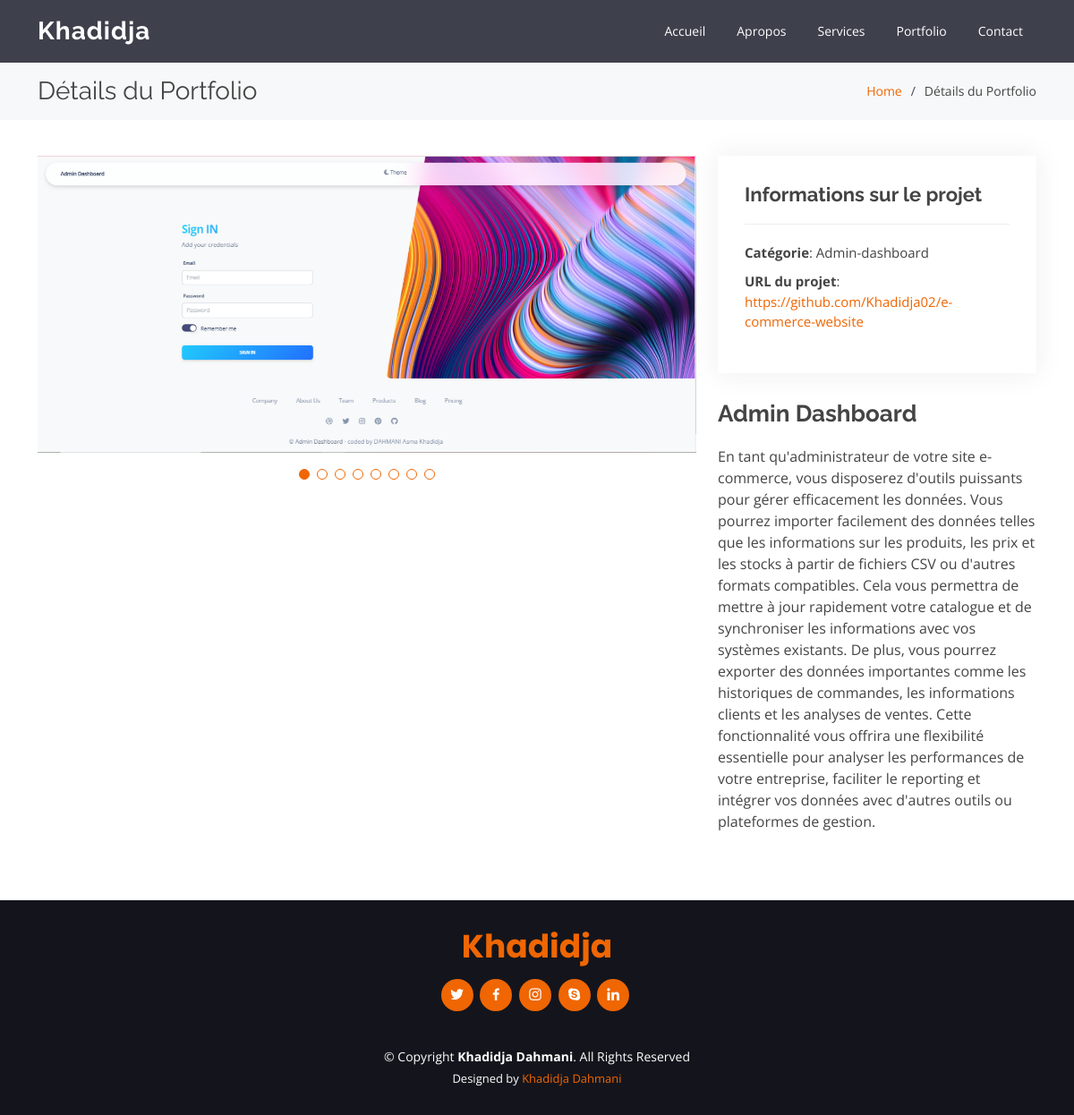
Page /portfolio/2/ on the committed database.
### webpages/models.py (models this page shows, shortened)
class AboutMe(models.Model):
    first_name = models.CharField(max_length=250)
    last_name = models.CharField(max_length=250)
    profession = models.CharField(max_length=500)
    github = models.URLField(max_length=300)
    email = models.EmailField(max_length=254)
    phone_number = models.CharField(max_length=100)
    description = models.TextField(blank=True, null=True)

class ProjectImage(models.Model):
    image = models.ImageField(upload_to='project_pictures/',storage=OverwriteStorage())

class Portfolio(models.Model):  # Corrected the class name here
    project_title = models.CharField(max_length=250)
    project_description = models.TextField(blank=True, null=True)
    project_first_image = models.ImageField(upload_to='project_pictures/',storage=OverwriteStorage(), blank=True, null=True)
    project_image = models.ManyToManyField('ProjectImage', blank=True)
    category = models.CharField(max_length=100)
    project_url = models.URLField(max_length=300)

### webpages/views.py (the view)
# urls.py: path('portfolio/<int:pk>/', portfolio_detail_view, name='portfolio_detail'),  # Portfolio detail
def portfolio_detail_view(request, pk):
    project = get_object_or_404(Portfolio, pk=pk)
    about_me_info = get_object_or_404(AboutMe)
    context = {
        'project': project,
        'first_name': about_me_info.first_name,
        'last_name': about_me_info.last_name,
        'profession': about_me_info.profession,
        'email': about_me_info.email,
        'phone_number': about_me_info.phone_number,
        'github': about_me_info.github,
        'description': about_me_info.description,
    }
    return render(request, 'portfolio-details.html', context)

### webpages/templates/portfolio-details.html (shortened to what this page needs)
{% load static %}
<!DOCTYPE html>
<html lang="en">
<head>
  <link href="{% static 'assets/vendor/animate.css/animate.min.css' %}" type="text/css" rel="stylesheet">
  <link href="{% static 'assets/vendor/aos/aos.css' %}" type="text/css" rel="stylesheet">
  <link href="{% static 'assets/vendor/bootstrap/css/bootstrap.min.css' %}" type="text/css" rel="stylesheet">
  <link href="{% static 'assets/vendor/bootstrap-icons/bootstrap-icons.css' %}" type="text/css" rel="stylesheet">
  <link href="{% static 'assets/vendor/boxicons/css/boxicons.min.css' %}"type="text/css" rel="stylesheet" >
  <link href="{% static 'assets/vendor/glightbox/css/glightbox.min.css' %}" type="text/css" rel="stylesheet">
  <link href="{% static 'assets/vendor/remixicon/remixicon.css' %}"type="text/css" rel="stylesheet">
  <link href="{% static 'assets/vendor/swiper/swiper-bundle.min.css' %}"type="text/css" rel="stylesheet">
  <link href="{% static 'assets/css/style.css' %}"  rel="stylesheet">
</head>
<body>
  <header id="header" class="fixed-top d-flex align-items-center ">
    <div class="container d-flex align-items-center justify-content-between">
      <div class="logo">
        <h1><a href="/">{{first_name}}</a></h1>
      </div>
      <nav id="navbar" class="navbar">
        <ul>
          <li><a class="nav-link scrollto " href="/">Accueil</a></li>
          <li><a class="nav-link scrollto" href="/#about">Apropos</a></li>
          <li><a class="nav-link scrollto" href="/#services">Services</a></li>
          <li><a class="nav-link scrollto " href="/#portfolio">Portfolio</a></li>
          <li><a class="nav-link scrollto" href="/#contact">Contact</a></li>
        </ul>
      </nav>
    </div>
  </header>
  <main id="main">
    <section id="breadcrumbs" class="breadcrumbs">
      <div class="container">
        <div class="d-flex justify-content-between align-items-center">
          <h2>Détails du Portfolio</h2>
          <ol>
            <li><a href="/">Home</a></li>
            <li>Détails du Portfolio</li>
          </ol>
        </div>
      </div>
    </section>
    <section id="portfolio-details" class="portfolio-details">
      <div class="container">
        <div class="row gy-4">
          <div class="col-lg-8">
            <div class="portfolio-details-slider swiper">
              <div class="swiper-wrapper align-items-center">
                {% for image in project.project_image.all %}
                <div class="swiper-slide">
                  <img src="{{ image.image.url }}" alt="">
                </div>
                {% endfor %}
              </div>
              <div class="swiper-pagination"></div>
            </div>
          </div>
          <div class="col-lg-4">
            <div class="portfolio-info">
              <h3>Informations sur le projet</h3>
              <ul>
                <li><strong>Catégorie</strong>: {{ project.category }}</li>
                <li><strong>URL du projet</strong>: <a href="{{ project.project_url }}">{{ project.project_url }}</a></li>
              </ul>
            </div>
            <div class="portfolio-description">
              <h2>{{ project.project_title }}</h2>
              <p>
                {{ project.project_description }}
              </p>
            </div>
          </div>
        </div>
      </div>
    </section>
  </main>
  <footer id="footer">
    <div class="container">
      <h3><a href="/">{{first_name}}</a></h3>
      <div class="social-links">
        <a href="#" class="twitter"><i class="bx bxl-twitter"></i></a>
        <a href="#" class="facebook"><i class="bx bxl-facebook"></i></a>
        <a href="#" class="instagram"><i class="bx bxl-instagram"></i></a>
        <a href="#" class="google-plus"><i class="bx bxl-skype"></i></a>
        <a href="#" class="linkedin"><i class="bx bxl-linkedin"></i></a>
      </div>
      <div class="copyright">
        &copy; Copyright <strong><span>{{first_name}} {{last_name}}</span></strong>. All Rights Reserved
      </div>
      <div class="credits">
        Designed by <a href="{%static 'index.html' %}">{{first_name}} {{last_name}}</a>
      </div>
    </div>
  </footer>
</body>
</html>

### webpages/static/assets/css/style.css (style rules this page uses)
body { font-family: "Open Sans", sans-serif; color: #444444; }
a { color: #ef6603; text-decoration: none; }
h1, h2, h3, h4, h5, h6 { font-family: "Raleway", sans-serif; }
#header { height: 70px; transition: all 0.5s; z-index: 997; transition: all 0.5s; background: rgba(42, 44, 57, 0.9); }
#header .logo h1 { font-size: 28px; margin: 0; padding: 0; line-height: 1; font-weight: 700; letter-spacing: 1px; }
#header .logo h1 a, #header .logo h1 a:hover { color: #fff; text-decoration: none; }
.navbar { padding: 0; }
.navbar ul { margin: 0; padding: 0; display: flex; list-style: none; align-items: center; }
.navbar li { position: relative; }
.navbar a, .navbar a:focus { display: flex; align-items: center; justify-content: space-between; padding: 5px 15px 7px 15px; margin-left: 5px; font-size: 14px; color: #fff; white-space: nowrap; transition: 0.3s; border-radius: 50px; }
section { padding: 60px 0; overflow: hidden; }
.portfolio-details { padding-top: 40px; }
.portfolio-details .portfolio-details-slider img { width: 100%; }
.portfolio-details .portfolio-details-slider .swiper-pagination { margin-top: 20px; position: relative; }
.portfolio-details .portfolio-info { padding: 30px; box-shadow: 0px 0 30px rgba(42, 44, 57, 0.08); }
.portfolio-details .portfolio-info h3 { font-size: 22px; font-weight: 700; margin-bottom: 20px; padding-bottom: 20px; border-bottom: 1px solid #eee; }
.portfolio-details .portfolio-info ul { list-style: none; padding: 0; font-size: 15px; }
.portfolio-details .portfolio-info ul li+li { margin-top: 10px; }
.portfolio-details .portfolio-description { padding-top: 30px; }
.portfolio-details .portfolio-description h2 { font-size: 26px; font-weight: 700; margin-bottom: 20px; }
.portfolio-details .portfolio-description p { padding: 0; }
.breadcrumbs { padding: 15px 0; margin-top: 70px; background: #f7f8f9; min-height: 40px; }
.breadcrumbs h2 { font-size: 28px; font-weight: 400; margin: 0; }
.breadcrumbs ol { display: flex; flex-wrap: wrap; list-style: none; padding: 0; margin: 0; font-size: 14px; }
.breadcrumbs ol li+li { padding-left: 10px; }
.breadcrumbs ol li+li::before { display: inline-block; padding-right: 10px; color: #404356; content: "/"; }
#footer { background: #14151c; color: #fff; font-size: 14px; text-align: center; padding: 30px 0; }
#footer h3 { font-size: 36px; font-weight: 700; color: #fff; position: relative; font-family: "Poppins", sans-serif; padding: 0; margin: 0 0 15px 0; }
#footer .social-links { margin: 0 0 40px 0; }
#footer .social-links a { font-size: 18px; display: inline-block; background: #ef6603; color: #fff; line-height: 1; padding: 8px 0; margin-right: 4px; border-radius: 50%; text-align: center; width: 36px; height: 36px; transition: 0.3s; }
#footer .copyright { margin: 0 0 5px 0; }
#footer .credits { font-size: 13px; }

### rows in the picture
AboutMe: first_name "Khadidja", last_name "Dahmani"
ProjectImage: image (picture)
Portfolio: category "Admin-dashboard", project_url "https://github.com/Khadidja02/e-commerce-website", project_title "Admin Dashboard", project_description "En tant qu'administrateur de votre site e-commerce, vous disposerez d'outils puissants pour gérer efficacement les données. Vous pourrez importer facilement des données telles que les informations sur les produits, les prix et les stocks à partir de fichiers CSV ou d'autres formats compatibles. Cela vous permettra de mettre à jour rapidement votre catalogue et de synchroniser les informations avec vos systèmes existants. De plus, vous pourrez exporter des données importantes comme les historiques de commandes, les informations clients et les analyses de ventes. Cette fonctionnalité vous offrira une flexibilité essentielle pour analyser les performances de votre entreprise, faciliter le…"
